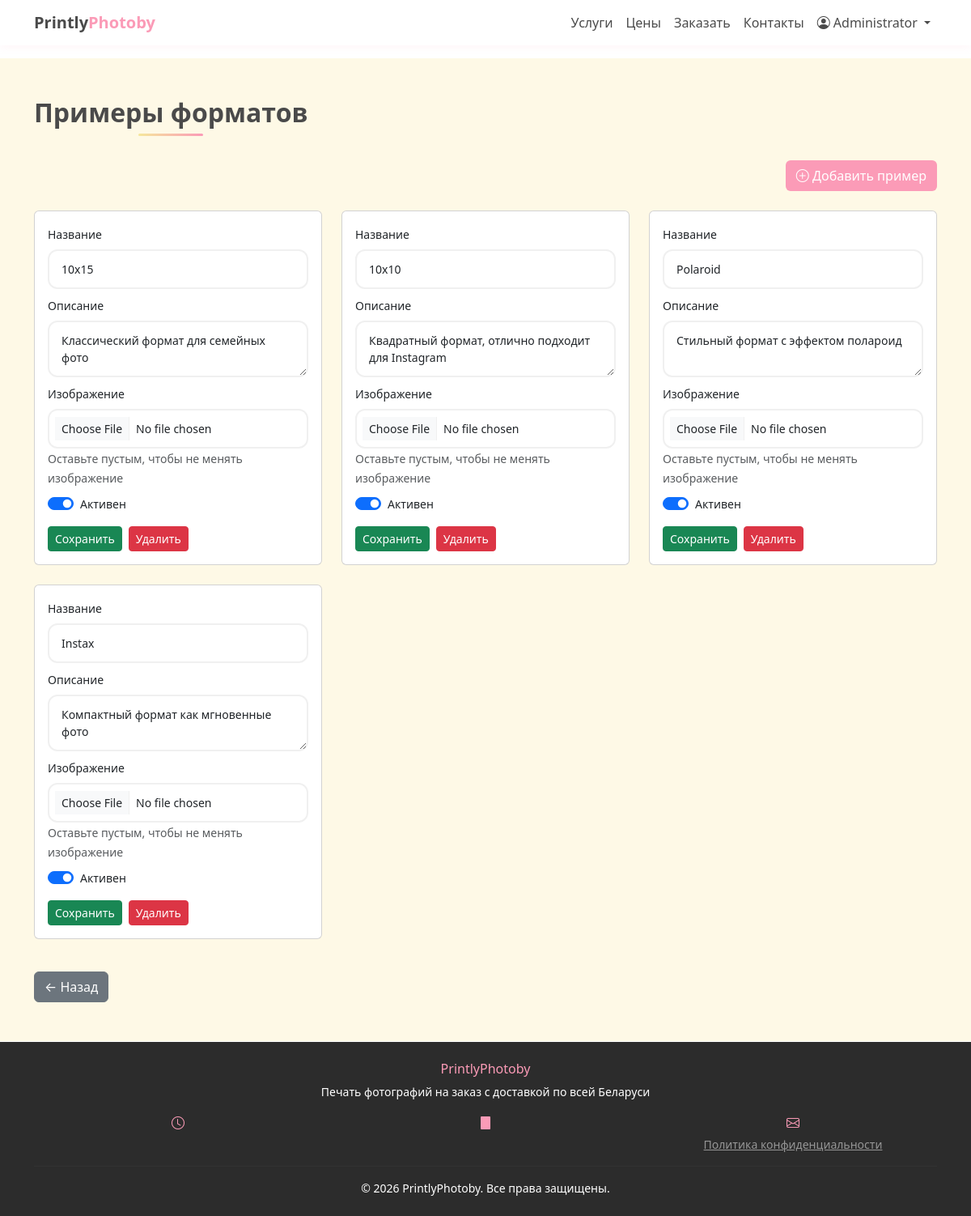
Page /admin/format-examples (signed in) on the committed database.
### app_old.py (models this page shows, shortened)
class User(UserMixin, db.Model):
    id = db.Column(db.Integer, primary_key=True)
    phone = db.Column(db.String(20), unique=True, nullable=False)
    password_hash = db.Column(db.String(200), nullable=False)
    full_name = db.Column(db.String(100))
    email = db.Column(db.String(100))
    is_admin = db.Column(db.Boolean, default=False)
    sms_consent = db.Column(db.Boolean, default=False)
    privacy_consent = db.Column(db.Boolean, default=False)
    created_at = db.Column(db.DateTime, default=datetime.now)
    orders = db.relationship('Order', backref='user', lazy=True)

class FormatExample(db.Model):
    id = db.Column(db.Integer, primary_key=True)
    title = db.Column(db.String(100), nullable=False)  # 10x15, Polaroid, etc.
    description = db.Column(db.String(200))  # Описание формата
    image_url = db.Column(db.String(500))  # URL изображения-примера
    sort_order = db.Column(db.Integer, default=0)
    is_active = db.Column(db.Boolean, default=True)

### app_old.py (the view)
@app.route('/admin/format-examples')
@login_required
def admin_format_examples():
    if not current_user.is_admin:
        abort(403)
    examples = FormatExample.query.order_by(FormatExample.sort_order).all()
    return render_template('admin/format_examples.html', examples=examples)

### app_old.py (called while the page is built)
@login_manager.user_loader
def load_user(user_id):
    return User.query.get(int(user_id))

### templates/admin/format_examples.html (shortened to what this page needs)
{% extends "base.html" %}
{% block content %}
<section class="py-5 section-cream">
    <div class="container">
        <h2 class="section-title text-center">Примеры форматов</h2>
        <div class="mb-4 text-end">
            <button type="button" class="btn" style="background-color: var(--pink); color: white;" data-bs-toggle="modal" data-bs-target="#createExampleModal">
                <i class="bi bi-plus-circle"></i> Добавить пример
            </button>
        </div>
        <div class="row">
            {% for example in examples %}
            <div class="col-md-4 mb-4">
                <div class="card h-100">
                    <div class="card-body">
                        <form action="{{ url_for('update_format_example', example_id=example.id) }}" method="POST" enctype="multipart/form-data">
                            <div class="mb-2">
                                <label class="form-label small">Название</label>
                                <input type="text" class="form-control form-control-sm" name="title" value="{{ example.title }}" required>
                            </div>
                            <div class="mb-2">
                                <label class="form-label small">Описание</label>
                                <textarea class="form-control form-control-sm" name="description" rows="2">{{ example.description or '' }}</textarea>
                            </div>
                            <div class="mb-2">
                                <label class="form-label small">Изображение</label>
                                <input type="file" class="form-control form-control-sm" name="image" accept="image/jpeg,image/png,image/gif,image/webp">
                                <small class="text-muted">Оставьте пустым, чтобы не менять изображение</small>
                            </div>
                            <div class="mb-2">
                                <div class="form-check form-switch">
                                    <input class="form-check-input" type="checkbox" name="is_active" {% if example.is_active %}checked{% endif %}>
                                    <label class="form-check-label small">Активен</label>
                                </div>
                            </div>
                            <div class="d-flex gap-2 mt-3">
                                <button type="submit" class="btn btn-sm btn-success">Сохранить</button>
                                <button type="button" class="btn btn-sm btn-danger" onclick="if(confirm('Удалить пример?')) window.location.href='{{ url_for('delete_format_example', example_id=example.id) }}'">Удалить</button>
                            </div>
                        </form>
                    </div>
                </div>
            </div>
            {% else %}
            <div class="col-12 text-center py-4">
                <p>Нет примеров форматов. Добавьте первый!</p>
            </div>
            {% endfor %}
        </div>
        <div class="mt-3">
            <a href="{{ url_for('admin_dashboard') }}" class="btn btn-secondary">← Назад</a>
        </div>
    </div>
</section>
{% endblock %}

### templates/base.html (shortened to what this page needs)
<!doctype html>
<html lang="ru">
<head>
    <link href="{{ url_for('static', filename='css/bootstrap.min.css') }}" rel="stylesheet">
    <link rel="stylesheet" href="{{ url_for('static', filename='css/bootstrap-icons.css') }}">
    <link rel="stylesheet" href="{{ url_for('static', filename='css/style.css') }}">
</head>
<body>
    <nav class="navbar navbar-expand-lg navbar-light sticky-top">
        <div class="container">
            <a class="navbar-brand" href="{{ url_for('index') }}">
                <span>Printly</span>Photoby
            </a>
            <div class="collapse navbar-collapse" id="navbarNav">
                <ul class="navbar-nav ms-auto">
                    <li class="nav-item">
                        <a class="nav-link" href="{{ url_for('index') }}#services">Услуги</a>
                    </li>
                    <li class="nav-item">
                        <a class="nav-link" href="{{ url_for('index') }}#price">Цены</a>
                    </li>
                    <li class="nav-item">
                        <a class="nav-link" href="{{ url_for('index') }}#order">Заказать</a>
                    </li>
                    <li class="nav-item">
                        <a class="nav-link" href="{{ url_for('index') }}#contacts">Контакты</a>
                    </li>
                    {% if current_user.is_authenticated %}
                        <li class="nav-item dropdown">
                            <a class="nav-link dropdown-toggle" href="#" id="userDropdown" role="button" data-bs-toggle="dropdown">
                                <i class="bi bi-person-circle"></i> {{ current_user.full_name or current_user.phone }}
                            </a>
                        </li>
                    {% endif %}
                </ul>
            </div>
        </div>
    </nav>
    <main>
    {% block content %}{% endblock %}
</main>
   <footer class="py-4" style="background-color: #2c2c2c; color: #fff;">
    <div class="container">
        <div class="row">
            <div class="col-12 text-center mb-3">
                <h6 class="mb-2" style="color: var(--pink);">PrintlyPhotoby</h6>
                <p class="small mb-0">Печать фотографий на заказ с доставкой по всей Беларуси</p>
            </div>
        </div>
        <div class="row text-center">
            <div class="col-md-4 mb-2 mb-md-0">
                <i class="bi bi-clock" style="color: var(--pink);"></i>
            </div>
            <div class="col-md-4 mb-2 mb-md-0">
                <i class="bi bi-building" style="color: var(--pink);"></i>
            </div>
            <div class="col-md-4">
                <i class="bi bi-envelope" style="color: var(--pink);"></i>
                <p class="small mb-0 mt-1">
                    <a href="#" class="text-white-50 " data-bs-toggle="modal" data-bs-target="#privacyModal">Политика конфиденциальности</a>
                </p>
            </div>
        </div>
        <hr class="mt-3 mb-3" style="border-color: rgba(255,255,255,0.1);">
        <div class="text-center">
            <p class="mb-0 small">© 2026 PrintlyPhotoby. Все права защищены.</p>
        </div>
    </div>
</footer>
</body>
</html>

### static/css/style.css (style rules this page uses)
:root { --cream: #f5e79c; --pink: #fb9bb7; --pink-dark: #e88aa5; --cream-light: #fef9e6; }
body { background-color: #ffffff; font-family: system-ui, -apple-system, "Segoe UI", Roboto, sans-serif; }
html, body { height: 100%; margin: 0; padding: 0; }
body { display: flex; flex-direction: column; min-height: 100vh; }
main { flex: 1 0 auto; }
footer { flex-shrink: 0; width: 100%; }
.navbar { background-color: white; box-shadow: 0 2px 10px rgba(251, 155, 183, 0.1); }
.navbar-brand { color: var(--pink) !important; font-weight: 700; }
.navbar-brand span { color: #4a4a4a; }
.nav-link { color: #4a4a4a !important; font-weight: 500; transition: color 0.2s; }
.section-cream { background-color: var(--cream-light); }
.section-title { color: #4a4a4a; font-weight: 700; position: relative; display: inline-block; margin-bottom: 40px; }
.section-title:after { content: ""; position: absolute; bottom: -10px; left: 50%; transform: translateX(-50%); width: 80px; height: 3px; background: linear-gradient(90deg, var(--cream), var(--pink)); border-radius: 2px; }
.form-control, .form-select { border: 2px solid #f0f0f0; border-radius: 12px; padding: 12px 15px; }
footer { background-color: #343a40; color: white; }

### rows in the picture
User: full_name "Administrator"
FormatExample: title "10x15", description "Классический формат для семейных фото", is_active "☑"
FormatExample: title "10x10", description "Квадратный формат, отлично подходит для Instagram", is_active "☑"
FormatExample: title "Polaroid", description "Стильный формат с эффектом полароид", is_active "☑"
FormatExample: title "Instax", description "Компактный формат как мгновенные фото", is_active "☑"
